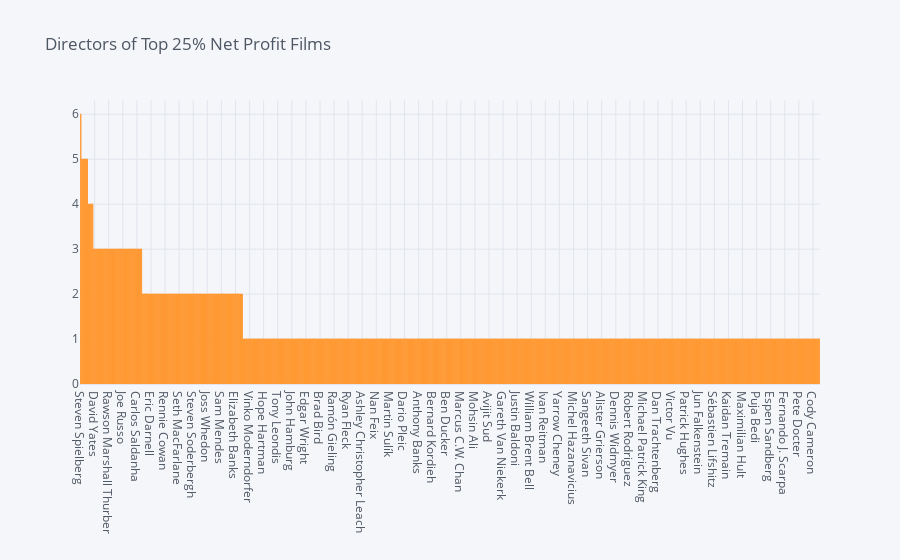

Notebook code cell kept with this figure:
### Code cell
# Conditional probability for finding chances of producing a top netting film 
# given 0 or 1 previous top netting film.
a = len(all_directors.unique())
b = len(top_directors.unique())
c = len(top_directors_df.loc[top_directors_df['count'] > 1])

print('All directors = a = ' + str(a))
print('Directors of top net profit films = b = ' + str(b))
print('Directors with more than one top net profit film = c = ' + str(c))

print('Chance of making a top net profit film = b/a = {}%'.format(str(round((100*b/a)))))
print('Chance of making a another top net profit film = c/b = {}%'.format(str(round(100*c/b))))

top_directors_df.sort_values('count', ascending=False).\
        iplot(kind='bar', x='director', y='count', title='Directors of Top 25% Net Profit Films')

# ax = top_directors_df.sort_values('count', ascending=False).head(10).\
#         plot(kind='barh', x='director', y='count', title='Directors of Top 25% Net Profit Films', legend=False, figsize=(13,8))
# ax.set_xlabel('Movies in Top 25% for Net Profit')
# ax.set_ylabel('Director')

### Figure 1 — Plotly figure (JSON) as saved in the notebook; plotly's stock layout.template omitted (floating-point values rounded to 4 significant figures; data arrays with more than 128 entries replaced by an {"elided": "..."} marker saying what was removed)
{"data": [{"marker": {"color": "rgba(255, 153, 51, 0.6)", "line": {"color": "rgba(255, 153, 51, 1.0)", "width": 1}}, "name": "count", "orientation": "v", "text": "", "type": "bar", "x": {"elided": "683 str values"}, "y": {"elided": "683 int values"}}], "layout": {"legend": {"bgcolor": "#F5F6F9", "font": {"color": "#4D5663"}}, "paper_bgcolor": "#F5F6F9", "plot_bgcolor": "#F5F6F9", "title": {"font": {"color": "#4D5663"}, "text": "Directors of Top 25% Net Profit Films"}, "xaxis": {"gridcolor": "#E1E5ED", "showgrid": true, "tickfont": {"color": "#4D5663"}, "title": {"font": {"color": "#4D5663"}, "text": ""}, "zerolinecolor": "#E1E5ED"}, "yaxis": {"gridcolor": "#E1E5ED", "showgrid": true, "tickfont": {"color": "#4D5663"}, "title": {"font": {"color": "#4D5663"}, "text": ""}, "zerolinecolor": "#E1E5ED"}}}
